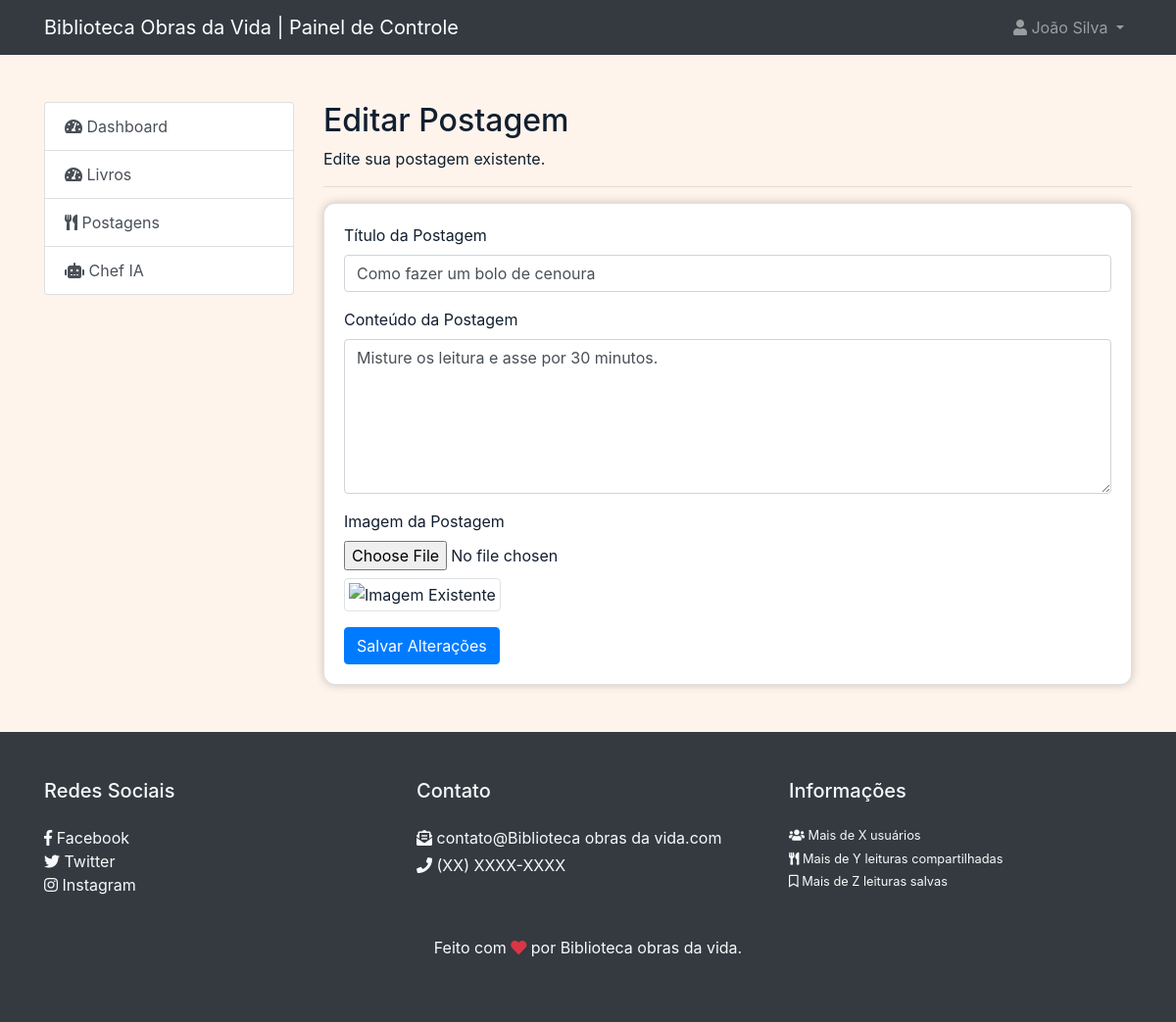
The app's page /admin/edit_post.php?post_id=1 (signed in) with its own data.
### tables this page shows
CREATE TABLE `posts` (
  `id` int(11) NOT NULL,
  `user_id` int(11) DEFAULT NULL,
  `title` varchar(255) DEFAULT NULL,
  `content` text DEFAULT NULL,
  `image` varchar(255) NOT NULL,
  `views` int(11) NOT NULL,
  `created_at` timestamp NOT NULL DEFAULT current_timestamp()
);

### admin/edit_post.php (the view, shortened to what this page needs)
<?php
if (isset($_GET['post_id'])) {
    $post_id = $_GET['post_id'];
} else {
    header("Location: ../404.php");
    exit();
}
$connection = connectDatabase();
$query = "SELECT title, content, image FROM posts WHERE id = '$post_id'";
$result = mysqli_query($connection, $query);
if (mysqli_num_rows($result) > 0) {
    $row = mysqli_fetch_assoc($result);
    $existing_title = $row['title'];
    $existing_content = $row['content'];
    $existing_image = $row['image'];
} else {
    header("Location: ../404.php");
    exit();
}
$pageInfo = array(
    'title' => 'Editar Postagem',
    'description' => 'Edite sua postagem existente.',
    'pageName' => 'edit_post',
);
include_once('../components/admin/header.php');
?>
<main class="container py-5">
    <div class="row">
        <div class="col-md-3">
            <?php include_once('../components/admin/menu_sidebar.php'); ?>
        </div>
        <section class="col-md-9">
            <h2><?= $pageInfo['title'] ?></h2>
            <p><?= $pageInfo['description'] ?></p>
            <hr>
            <div class="card">
                <div class="card-body">
                    <form action="requests/request_edit_post.php" method="post" enctype="multipart/form-data">
                        <div class="form-group">
                            <label for="title">Título da Postagem</label>
                            <input type="text" class="form-control" id="title" name="title"
                                value="<?= $existing_title ?>">
                        </div>
                        <div class="form-group">
                            <label for="content">Conteúdo da Postagem</label>
                            <textarea class="form-control" id="content" name="content" rows="6"
                                placeholder="Escreva o conteúdo da postagem"><?= $existing_content ?></textarea>
                        </div>
                        <div class="form-group">
                            <label for="image">Imagem da Postagem</label>
                            <input type="file" class="form-control-file" id="image" name="image" accept="image/*">
                            <img src="../<?= $existing_image ?>" alt="Imagem Existente" class="img-thumbnail mt-2"
                                style="max-width: 200px;">
                        </div>
                        <button type="submit" class="btn btn-primary">Salvar Alterações</button>
                    </form>
                </div>
            </div>
        </section>
    </div>
</main>
<?php
include_once('../components/admin/footer.php');
?>

### records on screen
posts: title "Como fazer um bolo de cenoura", content "Misture os leitura e asse por 30 minutos."

### other values on screen
$_SESSION['user_name'] "João Silva"
$pageInfo['title'] "Editar Postagem"
$pageInfo['description'] "Edite sua postagem existente."
